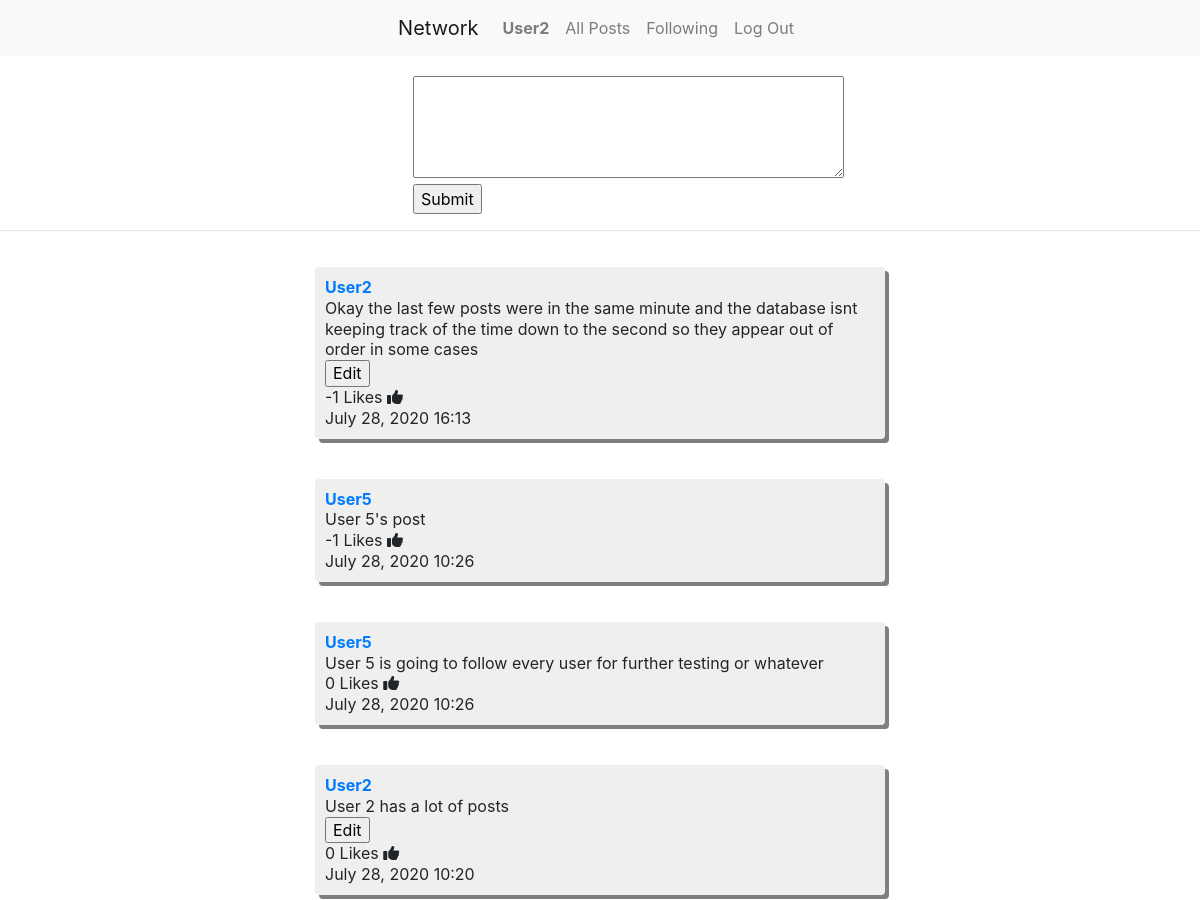
The page / (signed in, upper part) on the database as committed earlier.
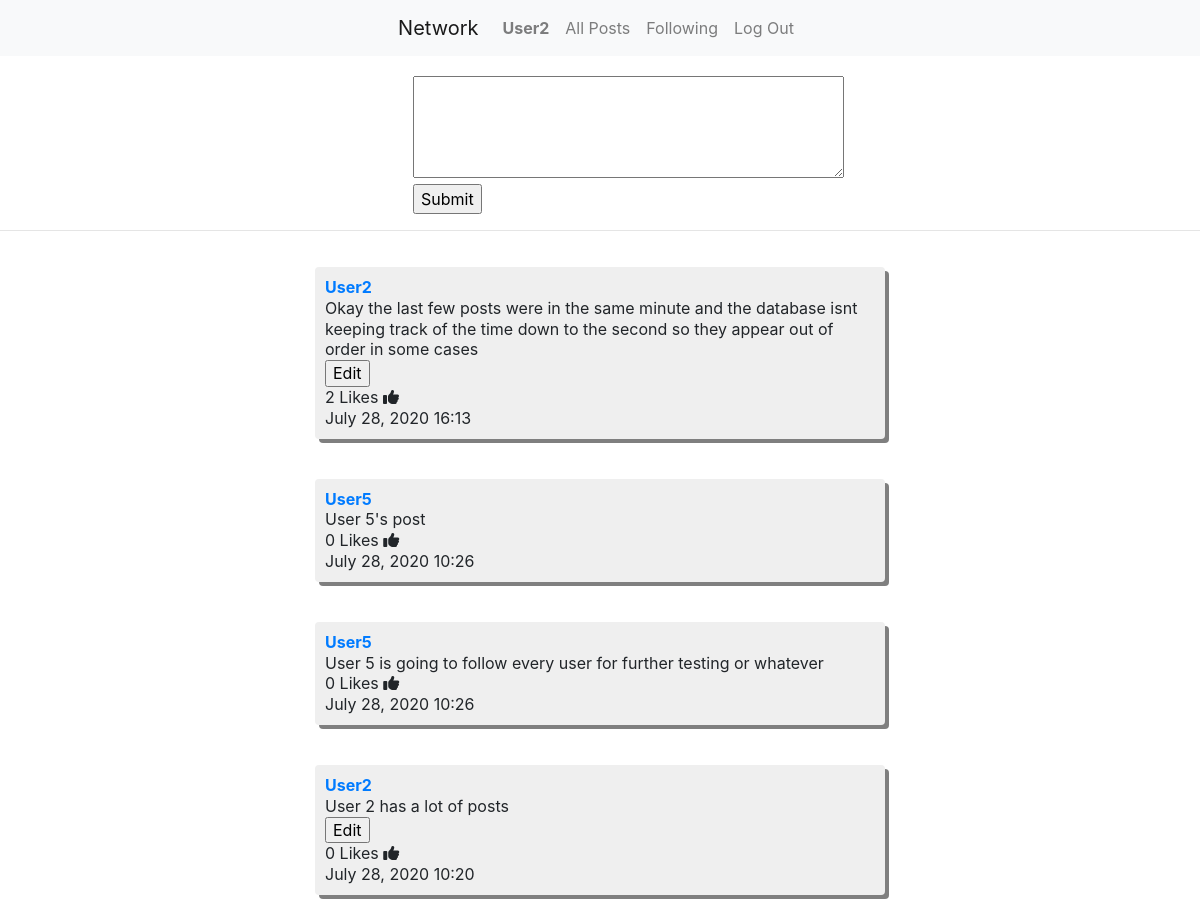
The same page on the database as committed later.
### network/models.py (models this page shows, shortened)
class Post(models.Model):
    user = models.ForeignKey(User, on_delete=models.CASCADE, related_name="auth")
    post = models.CharField(max_length = 140)
    likes = models.IntegerField(default=0, blank=True, null=True)
    time = models.CharField(max_length = 40, null=True)
    class Meta:
        ordering = ['-time']

class User(AbstractUser):
    pass

### network/views.py (the view, shortened to what this page needs)
# urls.py: path("", views.index, name="index"),
def index(request):
    msg = "please log in"
    posts = Post.objects.all()
    paginator = Paginator(posts, 10)
    page = request.GET.get('page')
    posts = paginator.get_page(page)
    return render(request, "network/index.html", {
    "posts": posts,
    "msg": msg
    })

### network/templates/network/index.html (shortened to what this page needs)
{% extends "network/layout.html" %}
{% block body %}
{% if user.is_authenticated %}
<div class="container">
  <div class="row justify-content-center">
    <div class="new_post" style="margin-left: 5%;">
      <form class="" action="" method="post">
        <textarea name="post" rows="4" cols="40" required></textarea>
        <br>
        <input type="submit" name="" value="Submit">
      </form>
    </div>
  </div>
</div>
  <hr>
  <div class="container">
    <div class="row justify-content-center"
      <div class="col-md-6">
    {% for post in posts %}
    <div class="post">
      <a href="{% url 'profile' username=post.user %}"><strong>{{ post.user }}</strong></a>
      <br>
      <div class="post-text"name=post>
        {{ post.post }}
        <br>
        {% if request.user == post.user %}
        <form class="edit-form" action="" method="post">
          <input type="button" class="edit" name="edit" value="Edit"id="{{ post.id }}">
        </form>
        {% endif %}
      </div>
      <div class="like">
        {{ post.likes }} Likes
        <a class="likes fas fa-thumbs-up"id="{{ post.id }}"></a>
      </div>
      {{ post.time }}
      </div>
    {% endfor %}
    </div>
  </div>
</div>
{% else %}
{{ msg }}
{% endif %}
{% endblock %}

Rows that differ between the two databases and show on the page:
changed Post "July 28, 2020 16:13": likes "-1" → "2"
changed Post "User 5's post": likes "-1" → "0"
